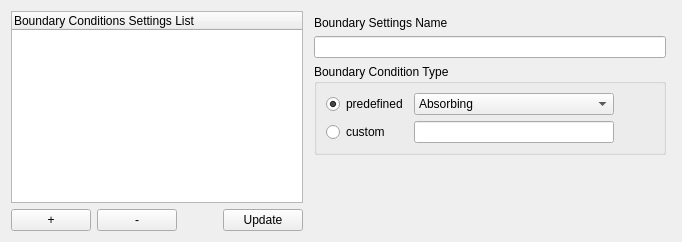
         <widget class="QWidget" name="boundaryConditionTab">
          <property name="accessibleName">
           <string/>
          </property>
          <attribute name="title">
           <string>Boundary Conditions</string>
          </attribute>
          <layout class="QHBoxLayout" name="horizontalLayout_61">
           <item>
            <layout class="QVBoxLayout" name="verticalLayout_42">
             <property name="leftMargin">
              <number>0</number>
             </property>
             <property name="topMargin">
              <number>0</number>
             </property>
             <property name="rightMargin">
              <number>0</number>
             </property>
             <property name="bottomMargin">
              <number>0</number>
             </property>
             <item>
              <widget class="QTreeWidget" name="boundaryConditionSettingsTreeView">
               <column>
                <property name="text">
                 <string>Boundary Conditions Settings List</string>
                </property>
               </column>
              </widget>
             </item>
             <item>
              <layout class="QHBoxLayout" name="horizontalLayout_62">
               <property name="leftMargin">
                <number>0</number>
               </property>
               <property name="topMargin">
                <number>0</number>
               </property>
               <property name="rightMargin">
                <number>0</number>
               </property>
               <property name="bottomMargin">
                <number>0</number>
               </property>
               <item>
                <widget class="QPushButton" name="boundaryConditionSettingsAddButton">
                 <property name="text">
                  <string>+</string>
                 </property>
                </widget>
               </item>
               <item>
                <widget class="QPushButton" name="boundaryConditionSettingsRemoveButton">
                 <property name="text">
                  <string>-</string>
                 </property>
                </widget>
               </item>
               <item>
                <spacer name="horizontalSpacer_53">
                 <property name="orientation">
                  <enum>Qt::Orientation::Horizontal</enum>
                 </property>
                 <property name="sizeHint" stdset="0">
                  <size>
                   <width>40</width>
                   <height>20</height>
                  </size>
                 </property>
                </spacer>
               </item>
               <item>
                <widget class="QPushButton" name="boundaryConditionSettingsUpdateButton">
                 <property name="text">
                  <string>Update</string>
                 </property>
                </widget>
               </item>
              </layout>
             </item>
            </layout>
           </item>
           <item>
            <layout class="QVBoxLayout" name="verticalLayout_41">
             <property name="leftMargin">
              <number>5</number>
             </property>
             <property name="topMargin">
              <number>5</number>
             </property>
             <property name="rightMargin">
              <number>5</number>
             </property>
             <property name="bottomMargin">
              <number>5</number>
             </property>
             <item>
              <widget class="QLabel" name="label_121">
               <property name="text">
                <string>Boundary Settings Name</string>
               </property>
              </widget>
             </item>
             <item>
              <widget class="QLineEdit" name="boundaryConditionSettingsNameInput"/>
             </item>
             <item>
              <widget class="QGroupBox" name="groupBox_10">
               <property name="title">
                <string>Boundary Condition Type</string>
               </property>
               <layout class="QGridLayout" name="gridLayout_26">
                <item row="0" column="1">
                 <widget class="QComboBox" name="boundaryConditionTypeCombobox">
                  <property name="minimumSize">
                   <size>
                    <width>200</width>
                    <height>0</height>
                   </size>
                  </property>
                  <property name="currentIndex">
                   <number>3</number>
                  </property>
                  <item>
                   <property name="text">
                    <string>PEC</string>
                   </property>
                  </item>
                  <item>
                   <property name="text">
                    <string>PMC</string>
                   </property>
                  </item>
                  <item>
                   <property name="text">
                    <string>Robin</string>
                   </property>
                  </item>
                  <item>
                   <property name="text">
                    <string>Absorbing</string>
                   </property>
                  </item>
                 </widget>
                </item>
                <item row="0" column="0">
                 <widget class="QRadioButton" name="boundaryConditionTypePredefinedRadio">
                  <property name="text">
                   <string>predefined</string>
                  </property>
                  <property name="checked">
                   <bool>true</bool>
                  </property>
                 </widget>
                </item>
                <item row="0" column="2">
                 <spacer name="horizontalSpacer_52">
                  <property name="orientation">
                   <enum>Qt::Orientation::Horizontal</enum>
                  </property>
                  <property name="sizeHint" stdset="0">
                   <size>
                    <width>40</width>
                    <height>20</height>
                   </size>
                  </property>
                 </spacer>
                </item>
                <item row="1" column="0">
                 <widget class="QRadioButton" name="boundaryConditionTypeCustomRadio">
                  <property name="text">
                   <string>custom</string>
                  </property>
                 </widget>
                </item>
                <item row="1" column="1">
                 <widget class="QLineEdit" name="boundaryConditionTypeCustomTextInput"/>
                </item>
               </layout>
              </widget>
             </item>
             <item>
              <spacer name="verticalSpacer_34">
               <property name="orientation">
                <enum>Qt::Orientation::Vertical</enum>
               </property>
               <property name="sizeHint" stdset="0">
                <size>
                 <width>20</width>
                 <height>40</height>
                </size>
               </property>
              </spacer>
             </item>
            </layout>
           </item>
          </layout>
         </widget>
